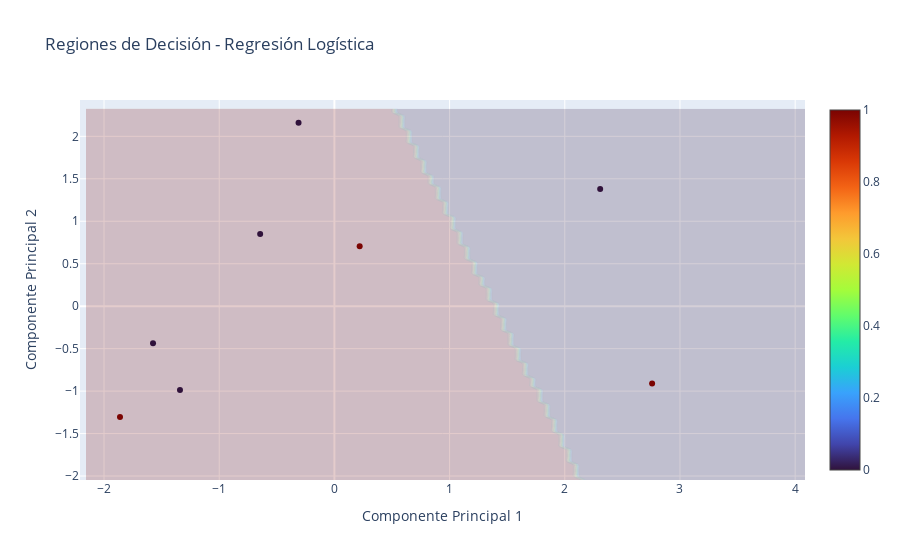

Notebook code cell kept with this figure:
### Markdown cell above
3. **Entrenamiento del Modelo**: Utilizar técnicas de aprendizaje automático para entrenar un modelo de clasificación basado en las características extraídas.

### Code cell
# Conjunto de entrenamiento (60%) y Conjunto de prueba (40%)
X_train, X_test, y_train, y_test = train_test_split(X, y, test_size=0.4, random_state=42)
scaler = StandardScaler()                       
X_train = scaler.fit_transform(X_train)                                 # Normalizar las características
X_test = scaler.transform(X_test)

modelo = LogisticRegression()       # Modelo de clasificación => Regresión logística (lineal)
modelo.fit(X_train, y_train)        # Entenar modelo

# Graficamos Regiones de decisión con PCA para reducir a 2 dimensiones (porque X tiene más de dos características)
pca = PCA(n_components=2)
X_train_pca = pca.fit_transform(X_train)
X_test_pca = pca.transform(X_test)
modelo_pca = LogisticRegression() # Reentrenar modelo con características reducidas
modelo_pca.fit(X_train_pca, y_train)
xx, yy = np.meshgrid(   # Malla para graficar regiones de decisión
    np.linspace(np.min(X_train_pca[:, 0]), np.max(X_train_pca[:, 0]), 100),
    np.linspace(np.min(X_train_pca[:, 1]), np.max(X_train_pca[:, 1]), 100)
)
data = np.c_[xx.ravel(), yy.ravel()]  # Aplanar malla => predicciones
Z = modelo_pca.predict(data)  # Predecir regiones de decisión
fig = go.Figure()
fig.add_trace(  # Contorno de regiones de decisión
    go.Contour(
        x=np.unique(xx),
        y=np.unique(yy),
        z=Z.reshape(xx.shape),
        colorscale="Turbo",
        showscale=False,
        opacity=0.2,
    )
)
fig.add_trace( # Puntos de datos de prueba
    go.Scatter(
        x=X_test_pca[:, 0],
        y=X_test_pca[:, 1],
        marker=dict(
            size=6,
            color=y_test,  # Colorear según la clase
            colorscale="Turbo",
            cmin=0,
            cmax=1,  # 2 clases: 0 (normal), 1 (fibrilación)
            showscale=True,
        ),
        mode="markers",
    )
)
fig.update_layout(
    title="Regiones de Decisión - Regresión Logística",
    xaxis_title="Componente Principal 1",
    yaxis_title="Componente Principal 2",
)
fig.show()

### Figure 1 — Plotly figure (JSON) as saved in the notebook; plotly's stock layout.template omitted (floating-point values rounded to 4 significant figures; data arrays with more than 128 entries replaced by an {"elided": "..."} marker saying what was removed)
{"data": [{"colorscale": [[0, "#30123b"], [0.07143, "#4145ab"], [0.1429, "#4675ed"], [0.2143, "#39a2fc"], [0.2857, "#1bcfd4"], [0.3571, "#24eca6"], [0.4286, "#61fc6c"], [0.5, "#a4fc3b"], [0.5714, "#d1e834"], [0.6429, "#f3c63a"], [0.7143, "#fe9b2d"], [0.7857, "#f36315"], [0.8571, "#d93806"], [0.9286, "#b11901"], [1, "#7a0402"]], "opacity": 0.2, "showscale": false, "type": "contour", "x": [-2.156, -2.093, -2.03, -1.967, -1.904, -1.841, -1.778, -1.715, -1.652, -1.589, -1.526, -1.463, -1.4, -1.337, -1.274, -1.211, -1.148, -1.085, -1.022, -0.9585, -0.8955, -0.8324, -0.7694, -0.7063, -0.6433, -0.5802, -0.5172, -0.4541, -0.3911, -0.328, -0.265, -0.2019, -0.1389, -0.07585, -0.0128, 0.05025, 0.1133, 0.1763, 0.2394, 0.3024, 0.3655, 0.4285, 0.4916, 0.5546, 0.6177, 0.6807, 0.7438, 0.8068, 0.8699, 0.9329, 0.996, 1.059, 1.122, 1.185, 1.248, 1.311, 1.374, 1.437, 1.5, 1.563, 1.626, 1.69, 1.753, 1.816, 1.879, 1.942, 2.005, 2.068, 2.131, 2.194, 2.257, 2.32, 2.383, 2.446, 2.509, 2.572, 2.635, 2.698, 2.761, 2.824, 2.887, 2.951, 3.014, 3.077, 3.14, 3.203, 3.266, 3.329, 3.392, 3.455, 3.518, 3.581, 3.644, 3.707, 3.77, 3.833, 3.896, 3.959, 4.022, 4.085], "y": [-2.047, -2.002, -1.958, -1.914, -1.87, -1.826, -1.782, -1.737, -1.693, -1.649, -1.605, -1.561, -1.517, -1.472, -1.428, -1.384, -1.34, -1.296, -1.252, -1.207, -1.163, -1.119, -1.075, -1.031, -0.9866, -0.9424, -0.8983, -0.8541, -0.8099, -0.7658, -0.7216, -0.6774, -0.6333, -0.5891, -0.5449, -0.5008, -0.4566, -0.4124, -0.3683, -0.3241, -0.2799, -0.2358, -0.1916, -0.1474, -0.1033, -0.05911, -0.01494, 0.02923, 0.07339, 0.1176, 0.1617, 0.2059, 0.2501, 0.2942, 0.3384, 0.3826, 0.4267, 0.4709, 0.5151, 0.5592, 0.6034, 0.6476, 0.6917, 0.7359, 0.7801, 0.8242, 0.8684, 0.9126, 0.9567, 1.001, 1.045, 1.089, 1.133, 1.178, 1.222, 1.266, 1.31, 1.354, 1.398, 1.443, 1.487, 1.531, 1.575, 1.619, 1.663, 1.708, 1.752, 1.796, 1.84, 1.884, 1.928, 1.973, 2.017, 2.061, 2.105, 2.149, 2.193, 2.238, 2.282, 2.326], "z": {"elided": "100x100 int values"}}, {"marker": {"cmax": 1, "cmin": 0, "color": [0, 1, 1, 0, 0, 0, 1, 0], "colorscale": [[0, "#30123b"], [0.07143, "#4145ab"], [0.1429, "#4675ed"], [0.2143, "#39a2fc"], [0.2857, "#1bcfd4"], [0.3571, "#24eca6"], [0.4286, "#61fc6c"], [0.5, "#a4fc3b"], [0.5714, "#d1e834"], [0.6429, "#f3c63a"], [0.7143, "#fe9b2d"], [0.7857, "#f36315"], [0.8571, "#d93806"], [0.9286, "#b11901"], [1, "#7a0402"]], "showscale": true, "size": 6}, "mode": "markers", "type": "scatter", "x": [2.307, -1.861, 2.758, -1.575, -1.341, -0.6445, 0.2192, -0.3113], "y": [1.379, -1.304, -0.9105, -0.4357, -0.9856, 0.8489, 0.707, 2.16]}], "layout": {"title": {"text": "Regiones de Decisión - Regresión Logística"}, "xaxis": {"title": {"text": "Componente Principal 1"}}, "yaxis": {"title": {"text": "Componente Principal 2"}}}}
